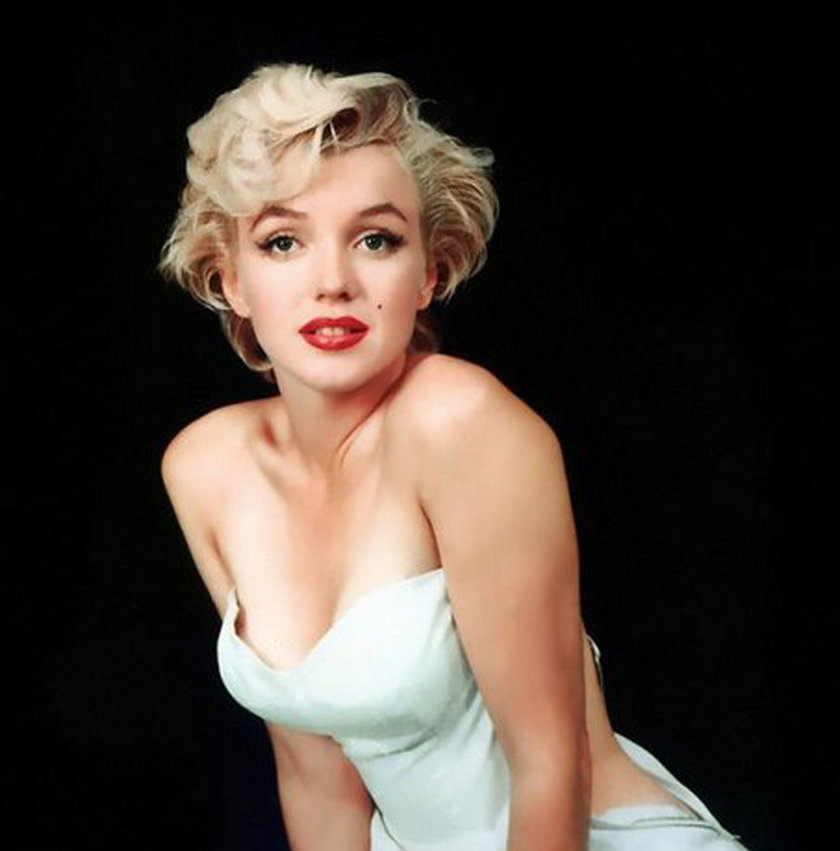
#> input picture Marilyn_Monroe.jpg, 840 x 851 px
$ jupyter execute --allow-errors 'Spatial Filters.ipynb'
#> lines starting #> are read from the running program, lines starting #| are printed output that depends on the picture
#> further down, image is the input picture: PIL image 840x851 RGB; mean R, G, B 73.5, 62.2, 54.2
[cell 1]
import numpy as np
import matplotlib.pyplot as plt
import scipy.fftpack as fp
from PIL import Image

[cell 2]
def SpatialFilters (image, n):
#> called with n = 25
    image = image.convert('L')
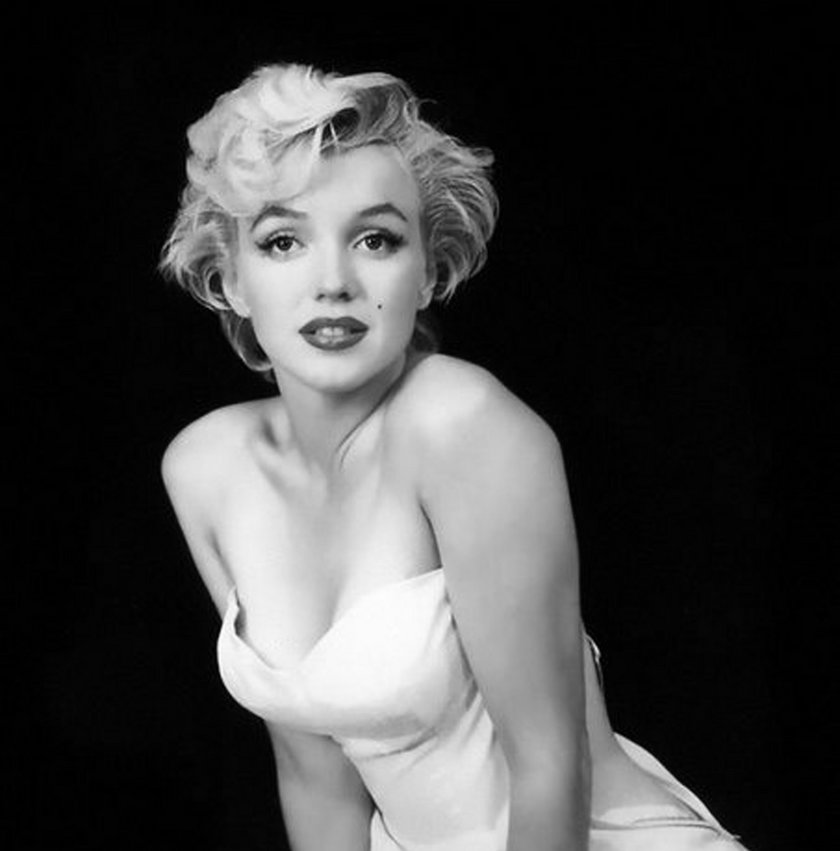
#> image: PIL image 840x851 L; min 0, max 254, mean 64.6
    width, height = image.size
#> width = 840; height = 851
    half_w = int(width/2)
#> half_w = 420
    half_h = int(height/2)
#> half_h = 425
    FTr = fp.fft2(image)
    fshift = np.fft.fftshift(FTr) ## shift for centering 0.0 (x,y)

    magnitude_spectrum = 20*np.log(np.abs(fshift))
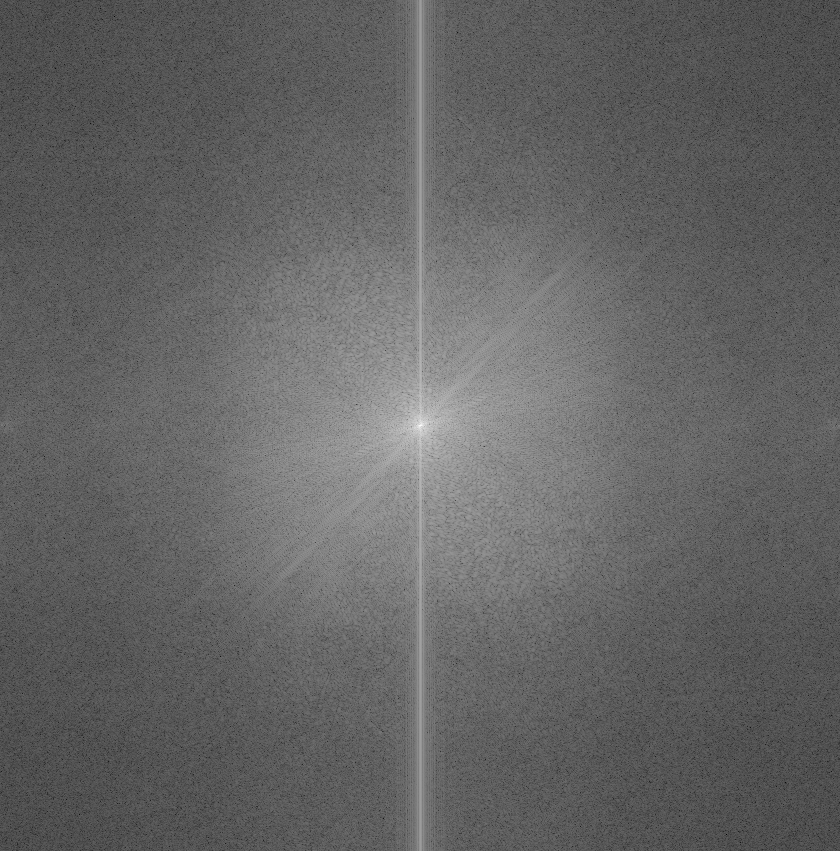
#> magnitude_spectrum: shape (851, 840) float64; min -9.52, max 353, mean 133.2; drawn with min black and max white

    filter_high_pass = fp.fftshift(F1)
    filter_high_pass[half_w-n:half_w+n+1,half_h-n:half_h+n+1] = 0
    high_pass = fp.ifft2(fp.ifftshift(filter_high_pass)).real


    filter_low_pass = fp.fftshift(F1)
    filter_low_pass[0:,0:half_h-n] = 0; filter_low_pass[0:,half_h+n+1:] = 0
    filter_low_pass[0:half_w-n, 0:] = 0; filter_low_pass[half_w+n+1:, 0:] = 0
    low_pass = fp.ifft2(fp.ifftshift(filter_low_pass)).real

    #Plotting
    plt.figure(figsize=(10,10))
    plt.subplot(231); plt.imshow(image, cmap = 'gray')
    plt.title('Original Image'); plt.axis('off')

    plt.subplot(232); plt.imshow(high_pass, cmap='gray')
    plt.title('High-Pass Filtered'); plt.axis('off')

    plt.subplot(233); plt.imshow(low_pass, cmap='gray')
    plt.title('Low-Pass Filtered'); plt.axis('off')

    plt.subplot(234),plt.imshow(magnitude_spectrum, cmap = 'gray')
    plt.title('Magnitude Spectrum'), plt.axis('off')

    plt.subplot(235); plt.imshow( (20*np.log10( 0.1 + filter_high_pass)).astype(int))
    plt.title('High Pass Filter'), plt.axis('off')

    plt.subplot(236); plt.imshow((20*np.log10( 0.1 + filter_low_pass)).astype(int))
    plt.title('Low Pass Filter'), plt.axis('off')

    plt.tight_layout()
    plt.show()

[cell 3]
#TEST
image = Image.open('Marilyn_Monroe.jpg') #Making image black and white
n = 25 #Define the width and height of the filters
#> (the rest of this cell did not finish here and is left out)
